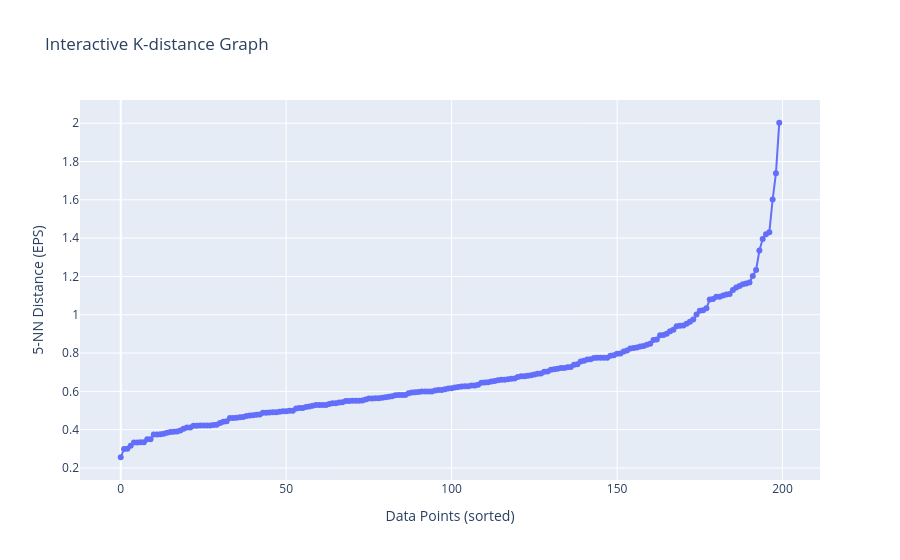

Source (notebook cell):
### Markdown cell above
#### Метод «Локтя» для поиска eps (Эвристика k-расстояний)

### Code cell
# так как визуально данные не сильно зашумлены, возьмем n_features + 1
min_samples = df_norm.shape[1] + 1

neighbors = NearestNeighbors(n_neighbors=min_samples)
neighbors_fit = neighbors.fit(df_norm)
distances, indices = neighbors_fit.kneighbors(df_norm)


distances = np.sort(distances[:, min_samples-1], axis=0)


fig = px.line(
    x=np.arange(len(distances)), 
    y=distances,
    labels={'x': 'Data Points (sorted)', 'y': f'{min_samples}-NN Distance (EPS)'},
    title='Interactive K-distance Graph'
)

fig.update_traces(mode='lines+markers', hovertemplate='Point Index: %{x}<br>EPS value: %{y:.4f}')
fig.update_layout(hovermode='x unified')

fig.show()

### Figure 1 — Plotly figure (JSON) as saved in the notebook; plotly's stock layout.template omitted (floating-point values rounded to 4 significant figures; data arrays with more than 128 entries replaced by an {"elided": "..."} marker saying what was removed)
{"data": [{"hovertemplate": "Point Index: %{x}<br>EPS value: %{y:.4f}", "legendgroup": "", "line": {"color": "#636efa", "dash": "solid"}, "marker": {"symbol": "circle"}, "mode": "lines+markers", "name": "", "orientation": "v", "showlegend": false, "type": "scatter", "x": {"elided": "200 int values"}, "xaxis": "x", "y": {"elided": "200 float values"}, "yaxis": "y"}], "layout": {"hovermode": "x unified", "legend": {"tracegroupgap": 0}, "title": {"text": "Interactive K-distance Graph"}, "xaxis": {"anchor": "y", "domain": [0, 1], "title": {"text": "Data Points (sorted)"}}, "yaxis": {"anchor": "x", "domain": [0, 1], "title": {"text": "5-NN Distance (EPS)"}}}}
